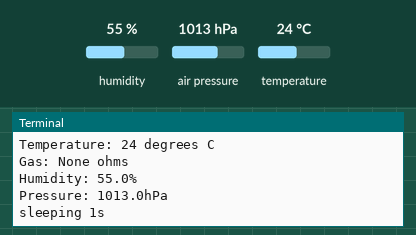
This program was run on a simulated Raspberry Pi (BCM pin numbers). On the bench: the last lines printed to the terminal. The inputs (shaded band) are chosen by the test bench; at power-on: humidity 55 %, air pressure 1013 hPa, temperature 24 °C. The clock reads 2024-03-15 10:24:30 at power-on unless the program sets it; files the program writes start out absent.

Above: at 1.2 s.
1.3 s: humidity set to 22 %
At 2.6 s:
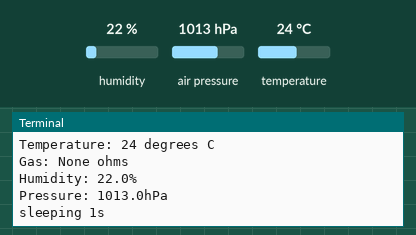
2.8 s: air pressure set to 952 hPa
At 4.0 s:
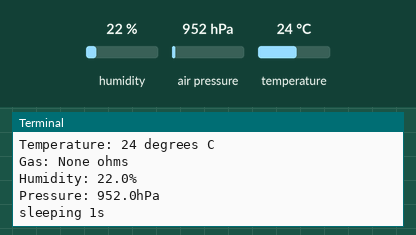

The program:

main.py
```python
# standard libraries
from datetime import datetime
import time
import os
import sys


# sensor related libraries
#import busio
#import adafruit_bme680
#import board
import bme680

def main():

    # read from the sensors BME680
    log_name = datetime.now().strftime('%Y-%m-%d_%H-%M.txt')
    data_labels = 'Timestamp,Temperature,Gas,Humidity,Pressure'
    print('The log name is:', log_name)

    os.system('mkdir data')

    with open('./data/{}'.format(log_name), 'a') as log:
        log.write(data_labels)
        log.write('\n')

    try:
        #i2c = busio.I2C(board.SCL, board.SDA)
        sensor = bme680.BME680(bme680.I2C_ADDR_PRIMARY)
    except Exception as e:
        print(e)
        print('Could not configure the sensor. Exiting...')
        exit(1)


    while True:
        #timestamp = datetime.now()
        timestamp = round(time.mktime(datetime.now().timetuple()))

        print()
        print(timestamp)

        # read data
        try:
            sensor.get_sensor_data()
            print('Temperature: {} degrees C'.format(sensor.data.temperature))
            print('Gas: {} ohms'.format(sensor.data.gas_resistance))
            print('Humidity: {}%'.format(sensor.data.humidity))
            print('Pressure: {}hPa'.format(sensor.data.pressure))
        except:
            print('Bad data')

        try:
            t = str(round(sensor.data.temperature))
        except:
            t = 'None'
        try:
            g = str(round(sensor.data.gas_resistance))
        except:
            g = 'None'
        try:
            h = str(round(sensor.data.humidity))
        except:
            h = 'None'
        try:
            p = str(round(sensor.data.pressure))
        except:
            p = 'None'

        # write to the log
        with open('./data/{}'.format(log_name), 'a') as log:
            log.write(str(timestamp) + ',' + t + ',' + g + ',' + h + ',' + p + '\n')
        print('sleeping 1s')
        time.sleep(1)


if __name__ == '__main__':
    main()
    #sys.exit(main(sys.argv))
```

Measured:
- after the input at 1.3 s, the terminal: prints a new line after 0.88 s (image 1)
- after the input at 2.8 s, the terminal: prints a new line after 0.42 s (image 2)
